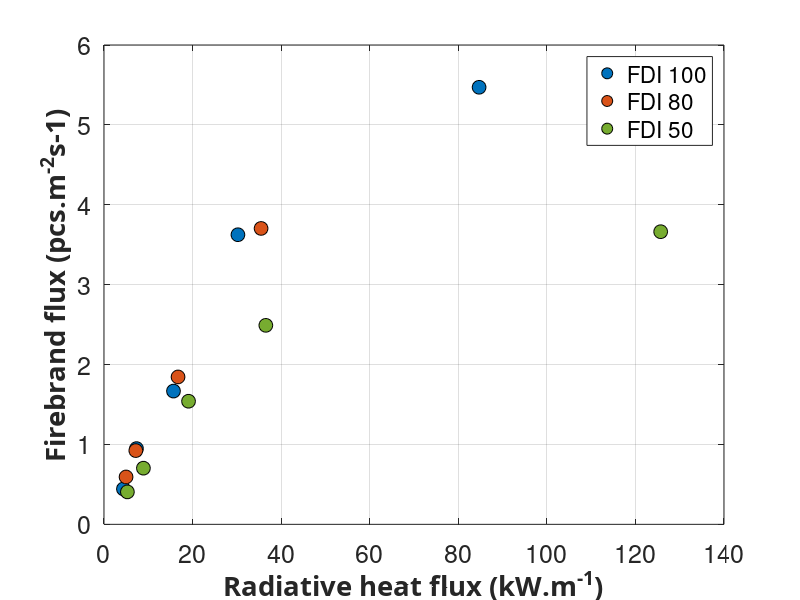

Here is the MATLAB script that generated this plot:
clear;
close all;
%AS3959 Forest Radiative heat flux vs firebrand flux 

Radiative_heat_flux_FDI100 = [4.39	7.34	15.69	30.24	84.70];
Radiative_heat_flux_FDI80 = [4.98	7.18	16.72	35.47	125.07];
Radiative_heat_flux_FDI50 = [5.28	8.90	19.09	36.54	125.70];

Firebrand_flux_FDI100 = [0.443	0.948	1.668	3.625	5.471];
Firebrand_heat_flux_FDI80 = [0.593	0.923	1.845	3.704	5.478];
Firebrand_heat_flux_FDI50 = [0.406	0.703	1.541	2.491	3.663];

plot(Radiative_heat_flux_FDI100,Firebrand_flux_FDI100,'o','MarkerSize',10,...
    'MarkerEdgeColor','black',...
    'MarkerFaceColor',[0 0.4470 0.7410],'displayname','FDI 100')
hold on
plot(Radiative_heat_flux_FDI80,Firebrand_heat_flux_FDI80,'o','MarkerSize',10,...
    'MarkerEdgeColor','black',...
    'MarkerFaceColor',[0.8500 0.3250 0.0980],'displayname','FDI 80')
plot(Radiative_heat_flux_FDI50,Firebrand_heat_flux_FDI50,'o','MarkerSize',10,...
    'MarkerEdgeColor','black',...
    'MarkerFaceColor',[0.4660 0.6740 0.1880],'displayname','FDI 50')







legend
grid on
box on
xlabel('Radiative heat flux (kW.m^{-1})','FontWeight','bold','FontSize',20,...
    'FontName','Calibri');
ylabel('Firebrand flux (pcs.m^{-2}s{-1})','FontWeight','bold','FontSize',20,...
    'FontName','Calibri');
set(gca,'fontsize',18);




set(gca,'fontsize',18);

legend('FDI 100','FDI 80','FDI 50')
